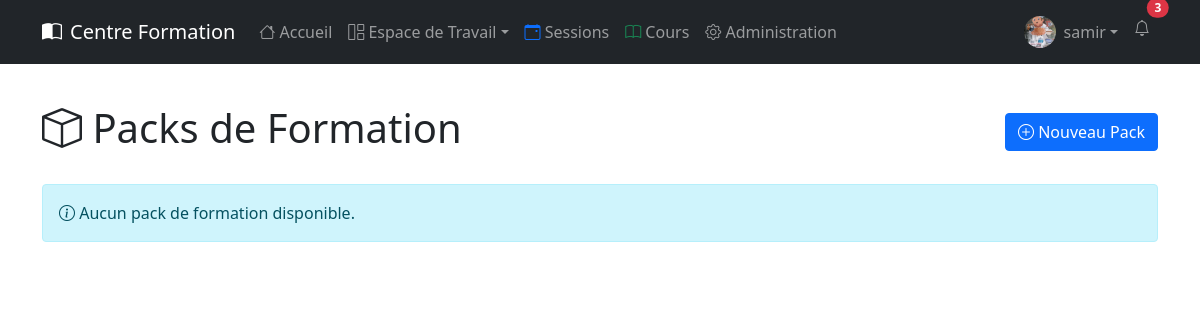
The app's page /param/packs/ (signed in), older data.
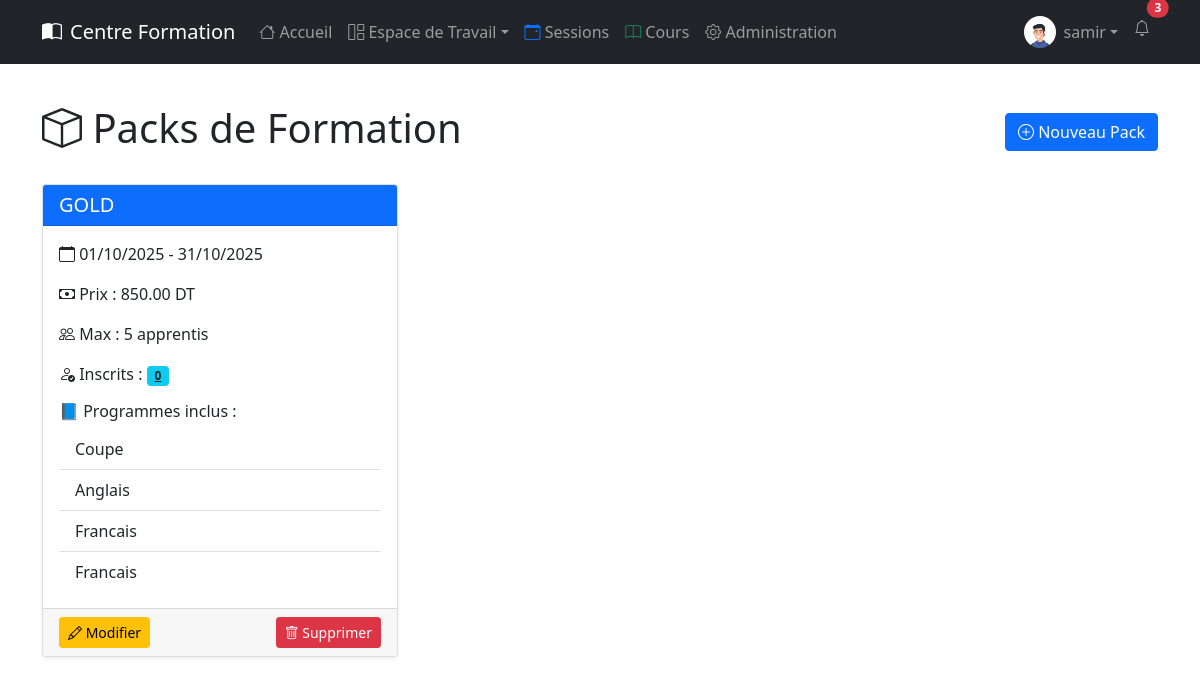
The same page, newer data.
### accounts/models.py (models this page shows)
class CustomUser(AbstractUser):
    email = models.EmailField(unique=True, verbose_name='adresse email')
    phone_number = models.CharField(max_length=15, blank=True, null=True)
    date_of_birth = models.DateField(blank=True, null=True)
    profile_picture = models.ImageField(
        upload_to='profile_pics/', blank=True, null=True)
    bio = models.TextField(blank=True, null=True)
    USERNAME_FIELD = 'email'
    REQUIRED_FIELDS = ['username']

### param/models.py (models this page shows, shortened)
class PackFormation(models.Model):
    titre = models.CharField(max_length=200)
    description = models.TextField(blank=True)
    date_debut = models.DateField()
    date_fin = models.DateField()
    prix = models.DecimalField(max_digits=10, decimal_places=2)
    nb_apprentis_max = models.PositiveIntegerField()
    actif = models.BooleanField(default=False)
    @property
    def nb_inscriptions(self):
        return self.inscriptions.count()

class Programme(models.Model):
    pack = models.ForeignKey(
        PackFormation, related_name="programmes", on_delete=models.CASCADE)
    titre = models.CharField(max_length=200)
    contenu = models.TextField()
    duree = models.CharField(max_length=100, help_text="Ex: 2 jours, 10h")

### param/views.py (the view)
# urls.py: path("packs/", views.liste_packs, name="pack_list"),
@login_required
def liste_packs(request):
    packs = PackFormation.objects.all()
    return render(request, 'param/pack_liste.html', {'packs': packs})

### param/templates/param/pack_liste.html
{% extends 'formations/base.html' %} {% block formations_content %}
  <div class="container mt-4">
    <div class="d-flex justify-content-between align-items-center mb-4">
      <h1><i class="bi bi-box"></i> Packs de Formation</h1>
      {% if user.is_staff %}
        <a href="{% url 'param:pack_add' %}" class="btn btn-primary"><i class="bi bi-plus-circle"></i> Nouveau Pack</a>
      {% endif %}
    </div>
    {% if packs %}
      <div class="row">
        {% for pack in packs %}
          <div class="col-md-6 col-lg-4 mb-4">
            <div class="card h-100 shadow-sm">
              <div class="card-header bg-primary text-white">
                <h5 class="mb-0">{{ pack.titre }}</h5>
              </div>
              <div class="card-body">
                <p>
                  <i class="bi bi-calendar"></i> {{ pack.date_debut|date:'d/m/Y' }} -
                  {{ pack.date_fin|date:'d/m/Y' }}
                </p>
                <p>
                  <i class="bi bi-cash"></i> Prix : {{ pack.prix }} DT
                </p>
                <p>
                  <i class="bi bi-people"></i> Max : {{ pack.nb_apprentis_max }}
                  apprentis
                </p>
                <p>
                  <i class="bi bi-person-check"></i> Inscrits :
                  <span><a href="{% url 'param:inscrits_pack' pack.id %}" class="badge bg-info text-dark">{{ pack.nb_inscriptions }}</a></span>
                </p>
                <h6 class="mt-3">📘 Programmes inclus :</h6>
                <ul class="list-group list-group-flush">
                  {% for prog in pack.programmes.all %}
                    <li class="list-group-item">{{ prog.titre }}</li>
                  {% empty %}
                    <li class="list-group-item text-muted">Aucun programme défini</li>
                  {% endfor %}
                </ul>
              </div>
              <div class="card-footer d-flex justify-content-between">
                <a href="{% url 'param:pack_edit' pack.id %}" class="btn btn-sm btn-warning"><i class="bi bi-pencil"></i> Modifier</a>
                <a href="{% url 'param:pack_delete' pack.id %}" class="btn btn-sm btn-danger" onclick="return confirm('Supprimer ce pack ?');"><i class="bi bi-trash"></i> Supprimer</a>
              </div>
            </div>
          </div>
        {% endfor %}
      </div>
    {% else %}
      <div class="alert alert-info">
        <i class="bi bi-info-circle"></i> Aucun pack de formation disponible.
      </div>
    {% endif %}
  </div>
{% endblock %}

### templates/nav.html (shortened to what this page needs)
<nav class="navbar navbar-expand-lg navbar-dark bg-dark fixed-top" id="navbar">
  <div class="container">
    <a class="navbar-brand d-flex align-items-center" href="{% url 'home' %}">
      <i class="bi bi-book-half me-2"></i>
      Centre Formation
    </a>
    <div class="collapse navbar-collapse" id="navbarNav">
      <ul class="navbar-nav me-auto">
        <li class="nav-item">
          <a class="nav-link" href="{% url 'home' %}"><i class="bi bi-house"></i> Accueil</a>
        </li>
        {% if user.is_authenticated %}
          <li class="nav-item dropdown">
            <a class="nav-link dropdown-toggle" href="#" id="workspaceDropdown" role="button" data-bs-toggle="dropdown" aria-expanded="false"><i class="bi bi-grid-1x2"></i> Espace de Travail</a>
          </li>
          <li class="nav-item">
            <a class="nav-link" href="{% url 'param:sessionsliste' %}"><i class="bi bi-calendar-event text-primary"></i> Sessions</a>
          </li>
          <li class="nav-item">
            <a class="nav-link" href="{% url 'param:coursliste' %}"><i class="bi bi-book text-success"></i> Cours</a>
          </li>
          {% if user.is_staff %}
            <li class="nav-item">
              <a class="nav-link" href="{% url 'admin:index' %}"><i class="bi bi-gear"></i> Administration</a>
            </li>
          {% endif %}
        {% endif %}
      </ul>
      <ul class="navbar-nav ms-auto">
        {% if user.is_authenticated %}
          <li class="nav-item dropdown">
            <a class="nav-link dropdown-toggle d-flex align-items-center" href="#" id="navbarDropdown" role="button" data-bs-toggle="dropdown" aria-expanded="false">
              {% if user.profile_picture %}
                <img src="{{ user.profile_picture.url }}" alt="{{ user.username }}" class="rounded-circle me-2" width="32" height="32" style="object-fit: cover" />
              {% else %}
                <div class="bg-primary rounded-circle d-flex align-items-center justify-content-center me-2" style="width: 32px; height: 32px">
                  <span class="text-white fw-bold small">{{ user.username|first|upper }}</span>
                </div>
              {% endif %}
              <span class="d-none d-md-inline">{{ user.username }}</span>
            </a>
          </li>
          <li class="nav-item">
            <a class="nav-link position-relative" href="#">
              <i class="bi bi-bell"></i>
              <span class="position-absolute top-0 start-100 translate-middle badge rounded-pill bg-danger">
                3
              </span>
            </a>
          </li>
        {% endif %}
      </ul>
    </div>
  </div>
</nav>
<div style="height: 80px"></div>

Row changes from the older to the newer data that the page shows:
changed CustomUser "samir": profile_picture: a different picture
added PackFormation: titre "GOLD", date_debut "01/10/2025", date_fin "31/10/2025", prix "850.00", nb_apprentis_max "5", nb_inscriptions "0"
added Programme: titre "Coupe"
added Programme: titre "Anglais"
added Programme: titre "Francais"
added Programme: titre "Francais"
Text that changed along with them:
text no longer shown: "Aucun pack de formation disponible."
